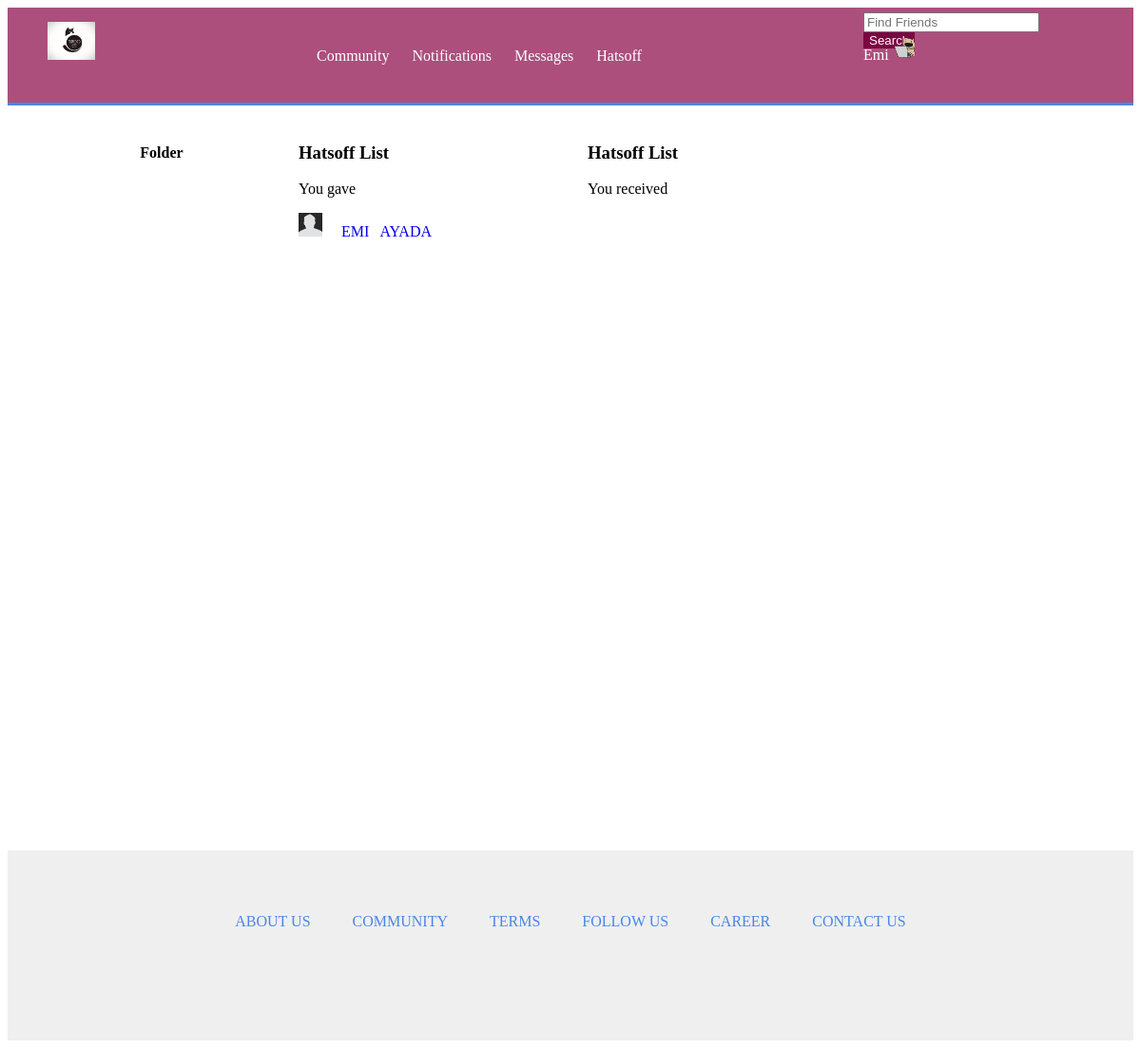
The page /week1/hatsoff/list/ (signed in) on the database its author committed.
### week1/models.py (models this page shows)
class Profile(models.Model):
    user = models.ForeignKey(User)
    photo = models.ImageField(upload_to='photoimg/', null=True, blank=True)
    displayname = models.CharField(max_length=100, default='', blank=True)
    profession = models.CharField(max_length=200, default='', blank=False)
    worksAt = models.CharField(max_length=100, default='', blank=True)
    city = models.CharField(max_length=100, default='', blank=True)
    education = models.CharField(max_length=200, default='', blank=True)
    birthdate = models.DateTimeField(max_length=100, null=True, blank=True)
    language = models.CharField(max_length=100, default='', blank=True)
    describe = models.CharField(max_length=500, default='', blank=True)
    skill1 = models.CharField(max_length=200, default='', blank=True)
    skill2 = models.CharField(max_length=200, default='', blank=True)
    skill3 = models.CharField(max_length=200, default='', blank=True)
    skill4 = models.CharField(max_length=200, default='', blank=True)
    skill5 = models.CharField(max_length=200, default='', blank=True)
    skill6 = models.CharField(max_length=200, default='', blank=True)
    skill7 = models.CharField(max_length=200, default='', blank=True)
    skill8 = models.CharField(max_length=200, default='', blank=True)
    skill9 = models.CharField(max_length=200, default='', blank=True)
    skill10 = models.CharField(max_length=200, default='', blank=True)
    weburl = models.CharField(max_length=200, default='', blank=True)
    funaboutyou = models.CharField(max_length=200, default='', blank=True)
    fQuote = models.CharField(max_length=200, default='', blank=True)
    fFilm = models.CharField(max_length=200, default='', blank=True)
    fTV = models.CharField(max_length=200, default='', blank=True)
    fYoutube = models.CharField(max_length=200, default='', blank=True)
    fBook = models.CharField(max_length=200, default='', blank=True)
    bookNow = models.CharField(max_length=200, default='', blank=True)
    filmNow = models.CharField(max_length=200, default='', blank=True)
    TVNow = models.CharField(max_length=200, default='', blank=True)
    hobby = models.CharField(max_length=200, default='', blank=True)
    cities = models.CharField(max_length=200, default='', blank=True)

### week1/views.py (the view)
@login_required
def hatsoff_list(request):
    query = request.GET.get('search_query', None)
    if query != None:
        return HttpResponseRedirect('/week1/results/friends/'+query, {'query': query})
    user1 = request.user.id
    giveusers = None
    givehat1 = Hatsoff.objects.values_list('user_two_id', flat=True).filter(Q(user_one_id=user1, actionuser=1, status=0) | Q(user_one_id=user1, status=1))
    givehat2 = Hatsoff.objects.values_list('user_one_id', flat=True).filter(Q(user_two_id=user1, actionuser=2, status=0) | Q(user_two_id=user1, status=1))
    givehat = list(chain(givehat1, givehat2))
    users = User.objects.filter(id__in=givehat)
    giveusers = Profile.objects.filter(user__in=users)
    receiveusers = None
    receivehat1 = Hatsoff.objects.values_list('user_two_id', flat=True).filter(Q(user_one_id=user1, actionuser=2, status=0) | Q(user_one_id=user1, status=1))
    receivehat2 = Hatsoff.objects.values_list('user_one_id', flat=True).filter(Q(user_two_id=user1, actionuser=1, status=0) | Q(user_two_id=user1, status=1))
    receivehat = list(chain(receivehat1, receivehat2))
    users = User.objects.filter(id__in=receivehat)
    receiveusers = Profile.objects.filter(user__in=users)
    folderlist1 = FavoriteFolder.objects.values_list('user_two_id', flat=True).filter(Q(user_one_id=user1, actionuser=1, status=0) | Q(user_one_id=user1, status=1))
    folderlist2 = FavoriteFolder.objects.values_list('user_one_id', flat=True).filter(Q(user_two_id=user1, actionuser=2, status=0) | Q(user_two_id=user1, status=1))
    folderlist = list(chain(folderlist1, folderlist2))
    fusers = User.objects.filter(id__in=folderlist)
    userlist = list(fusers)
    folderusers = Profile.objects.filter(user__in=userlist)
    currentuser = User.objects.get(id=user1, username=request.user.username)
    profile = Profile.objects.get(user=currentuser)
    variables = RequestContext(request, {'giveusers':giveusers, 'receiveusers':receiveusers, 'folderusers':folderusers, 'profile':profile})
    return render_to_response('week1/hatsoff_list.html', variables, )

### week1/templates/week1/hatsoff_list.html (shortened to what this page needs)
{% extends 'week1/basehome.html'%}
{% block content %}
{% load staticfiles %}
<div id="home-friends">
<h4>Folder</h4>
</div>
<div id="home-main">
<div id="hats-gave">
	<h3>Hatsoff List</h3>
	<p>You gave</p>
	<ul style="list-style-type:none; padding-left:0px;">
	{% if giveusers %}
	   {% for u in giveusers %}
	       {% if u.photo %}
	       <li><a href="{% url 'week1:get_profile' u.user.id %}" class="link-userpage"><img src="{{ u.photo.url }}" class="profile_img">{{u.user.first_name}} &nbsp {{u.user.last_name}}</a></li>
               {% else %}
	       <li><a href="{% url 'week1:get_profile' u.user.id %}" class="link-userpage"><img src="{% static 'images/profileimage.png'%}" class="profile_img">{{u.user.first_name}} &nbsp {{u.user.last_name}}</a></li>
               {% endif %}
	   {% endfor %}
	{% endif %}
	</ul>
</div>
<div id="hats-received">
	<h3>Hatsoff List</h3>
	<p>You received</p>
</div>
</div>
{% endblock %}

### week1/templates/week1/basehome.html (shortened to what this page needs)
{% load staticfiles %}
<html>
<head>
</head>
<body>
<link rel='stylesheet' type='text/css' href="{% static 'week1/style.css' %}">
<div id="header-wrapper">
    <div id='header'>
           <div id="logo">
              <img src="{% static 'week1/templogo.jpeg'%}" width="50px">
           </div>
	   <div id='header-menus'>
	      <a href="{% url 'week1:community' %}">Community</a>
	      <a href="{% url 'week1:notification' %}">Notifications</a>
	      <a href="{% url 'week1:messages' %}">Messages</a>
	      <a href="{% url 'week1:hatsoff_list' %}">Hatsoff</a>
	   </div>
	   <div id='header-right'>
		<div id='header-top'>
		     <form method="GET" action="" >
		     <input type="text" id="searchBox" name='search_query' placeholder="Find Friends">
		     <input type="submit" class="btn" value="Search" >
		     </form>
		</div>
		<div id='header-down'>
			{% if profile.photo %}
			<a href="{% url 'week1:home' %}">{{user.first_name}}</a>
			<img src="{{ profile.photo.url }}" class="profile_img">
			{% else %}
			<a href="{% url 'week1:home' %}">{{user.first_name}}</a>
			<img src="{% static 'images/profileimage.png'%}" class="profile_img">
			{% endif %}
		</div>
	   </div>
    </div>
</div>
<div id="body">
{% block content %}
{% endblock %}
</div>
<div id='footer-wrapper'>
    <div id='footer'>
	 <a href="{% url 'week1:about' %}">ABOUT US</a>
	 <a href="{% url 'week1:about' %}">COMMUNITY</a>
	 <a href="{% url 'week1:about' %}">TERMS</a>
	 <a href="{% url 'week1:about' %}">FOLLOW US</a>
	 <a href="{% url 'week1:about' %}">CAREER</a>
	 <a href="{% url 'week1:about' %}">CONTACT US</a>
    </div>
</div>
</body>
</html>

### week1/static/week1/style.css (style rules this page uses)
#body { width: 1100px; margin: 0 auto; min-height: 100%; font-family: Cabin; }
#header-wrapper { padding; 50px 0 50px; width: 100%; background-color: #AC4F7D; border-bottom: 3px solid #4a86e8; }
#header { height: 100px; width: 1100px; margin: 0 auto; color: white; }
#header a { text-decoration: none; color: white; }
#header #logo { display: inline-block; width: 50px; line-height: 100px; }
#header #logo img { top:30; left:30; }
#header #header-menus { display: inline-block; width: 800px; line-height: 100px; text-align:center; }
#header #header-right { display: inline-block; width: 200px; padding-right: 20px; }
#header #header-right #header-top { height:15px; vertical-align: top; margin-bottom: 10px; }
#header #header-right #header-down { height:15px; vertical-align: bottom; }
img.profile_img { width: 25px; height: 25px; padding-right: 20px; }
#header #header-right input[type=submit] { color: white; background-color:#7D0541; border:0px; }
#header #header-menus a { text-decoration: none; vertical-align: middle; color: white; padding: 0 10px; }
#footer-wrapper { width: 100%; background-color: #efefef; }
#footer { height: 200px; line-height: 150px; width: 1100px; margin: 0 auto; text-align: center; }
#footer a { text-decoration: none; color: #4a86e8; padding: 20px; }
#home-friends { display: inline-block; width: 200px; padding: 20px; vertical-align: top; text-align: center; }
#home-main { display: inline-block; width: 750px; padding: 20px; }
#home-main #hats-gave { display: inline-block; width: 300px; vertical-align: top; }
#home-main #hats-received { display: inline-block; width: 300px; vertical-align: top; }
#home-main a.link-userpage { text-decoration: none; }

### rows shown on the page
Profile: photo (picture)
Profile: user.first_name "EMI", user.last_name "AYADA"

### other values the page prints
{{ user.first_name }} "Emi"
